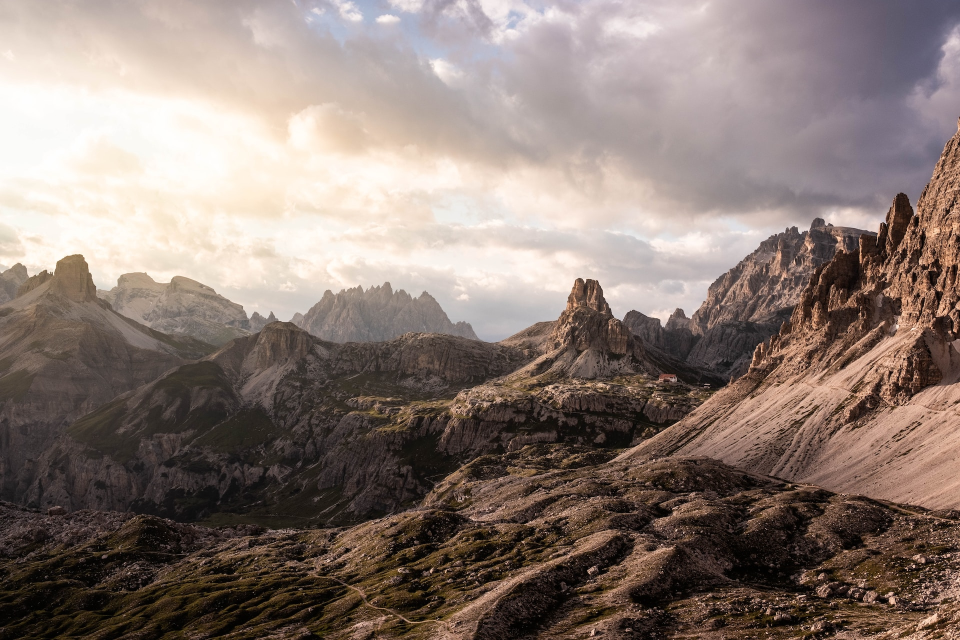
#> input picture imageProcessing/week7/blue-screen-effect-OpenCV-master/severin-hoin-jkM4W3VnfHg-unsplash.jpg, 1920 x 1280 px, found by its file name (shown at 1/2 size)
$ python test.py
#> lines starting #> are read from the running program, lines starting #| are printed output that depends on the picture; after the words box and inside, x2 and y2 are one past the last pixel; in counts of white or black regions, pixels touching at a corner belong together
import cv2 as cv
import numpy as np

video = cv.VideoCapture(
    "imageProcessing/week7/blue-screen-effect-OpenCV-master/137986 (1080p).mp4")
image = cv.imread(
    "imageProcessing/week7/blue-screen-effect-OpenCV-master/severin-hoin-jkM4W3VnfHg-unsplash.jpg")
#> image is the input picture: shape (1280, 1920, 3); mean B, G, R 115.6, 122.6, 137.6

while True:
    ret, frame = video.read()
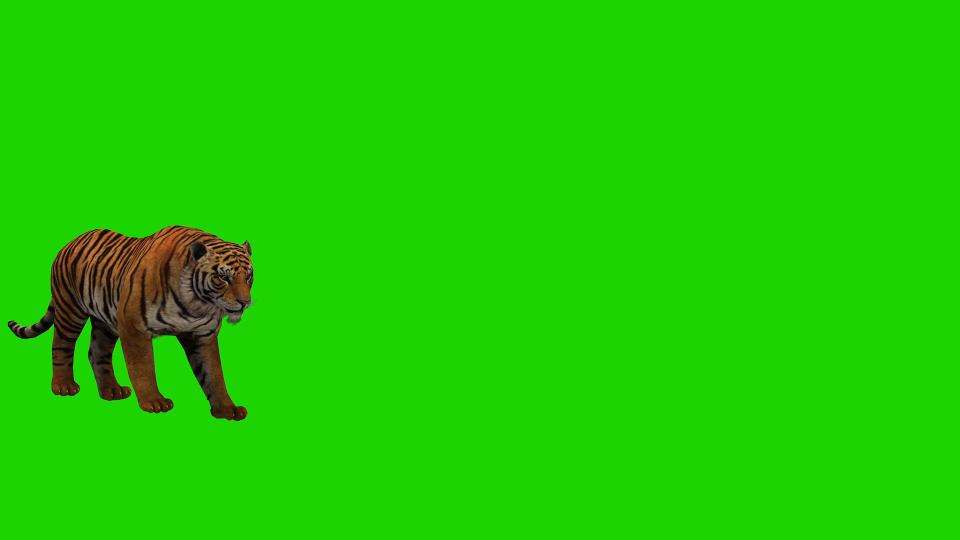
#> input picture frame 31 of imageProcessing/week7/blue-screen-effect-OpenCV-master/137986 (1080p).mp4, 1920 x 1080 px (shown at 1/2 size)
#> frame is the input picture: shape (1080, 1920, 3); mean B, G, R 1.8, 203.5, 30.8

    if not ret:
        break

    frame = cv.resize(frame, (640, 480))
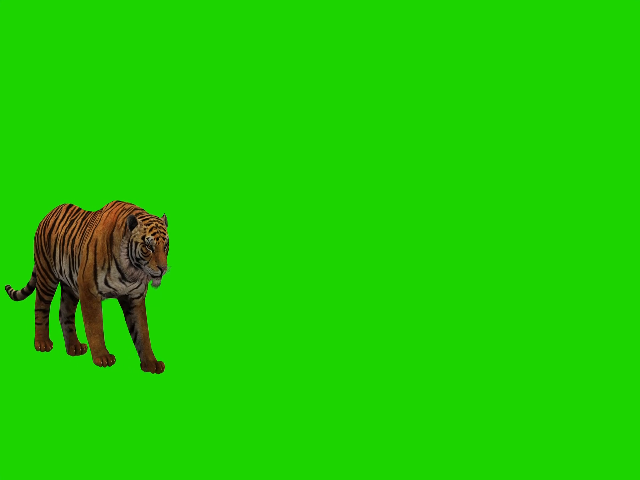
#> frame: shape (480, 640, 3); mean B, G, R 1.8, 203.5, 30.8
    hsv = cv.cvtColor(frame, cv.COLOR_BGR2HSV)
#> hsv: shape (480, 640, 3); mean H, S, V 53.8, 249.9, 204.9

    l_green = np.array([55, 165, 170])
    u_green = np.array([179, 255, 255])

    mask = cv.inRange(hsv, l_green, u_green)
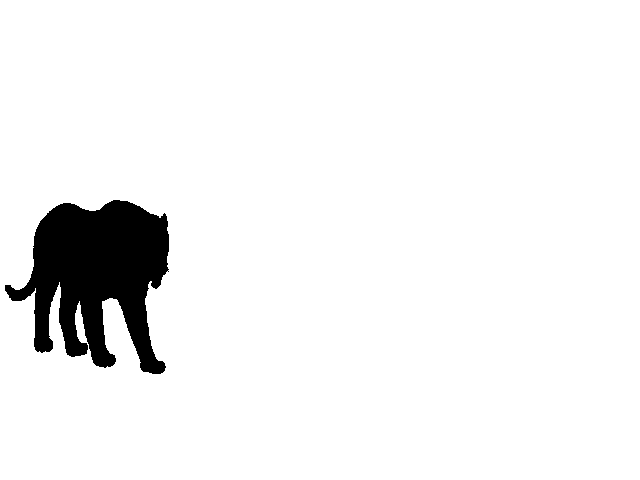
#> mask: shape (480, 640); 94.5% white; 1 black region, box (x1, y1, x2, y2) and area: (5, 200, 169, 374) 16787
    res = cv.bitwise_and(frame, frame, mask=mask)
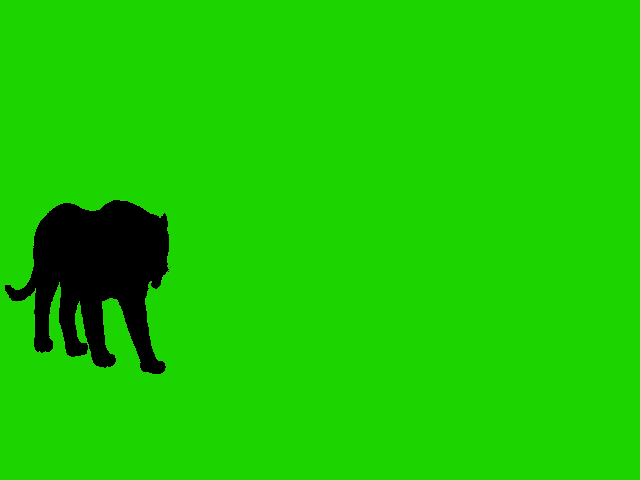
#> res: shape (480, 640, 3); mean B, G, R 0, 200.4, 26.5
    f = frame - res
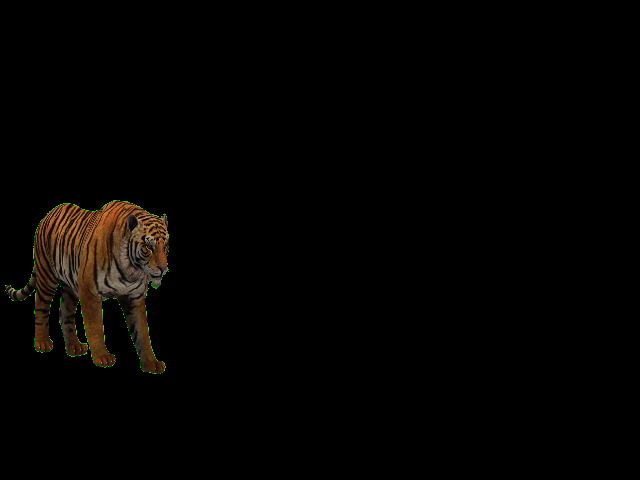
#> f: shape (480, 640, 3); mean B, G, R 1.7, 3.1, 4.3
    resized_image = cv.resize(image, (frame.shape[1], frame.shape[0]))
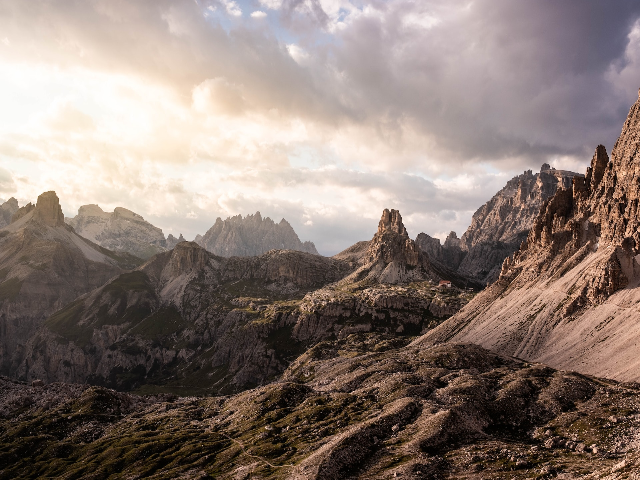
#> resized_image: shape (480, 640, 3); mean B, G, R 115.7, 122.6, 137.6

    green_screen = np.where(f == 0, resized_image, f)
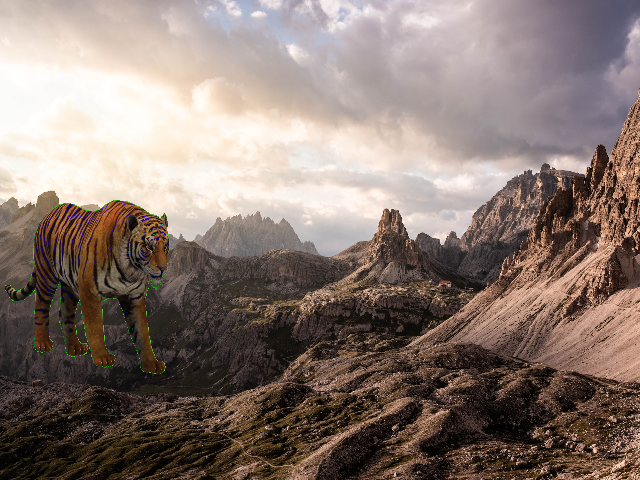
#> green_screen: shape (480, 640, 3); mean B, G, R 113.2, 120.9, 136.5
    # Invert the mask to select the non-green regions
    mask_inverted = cv.bitwise_not(mask)

    # Create a black background image
    background_frame = np.zeros_like(frame)

    # Combine the filtered frame and the background
    combined_frame = cv.add(res, background_frame)
    cv.imshow("Frame", frame)
    cv.imshow("Mask", mask)
    cv.imshow("Green Screen Effect", combined_frame)
    cv.imshow("f", green_screen)

    # Exit if 'q' key is pressed
    k = cv.waitKey(1)
#> (key q is pressed here)
    if k == ord('q'):
        break

video.release()
cv.destroyAllWindows()
